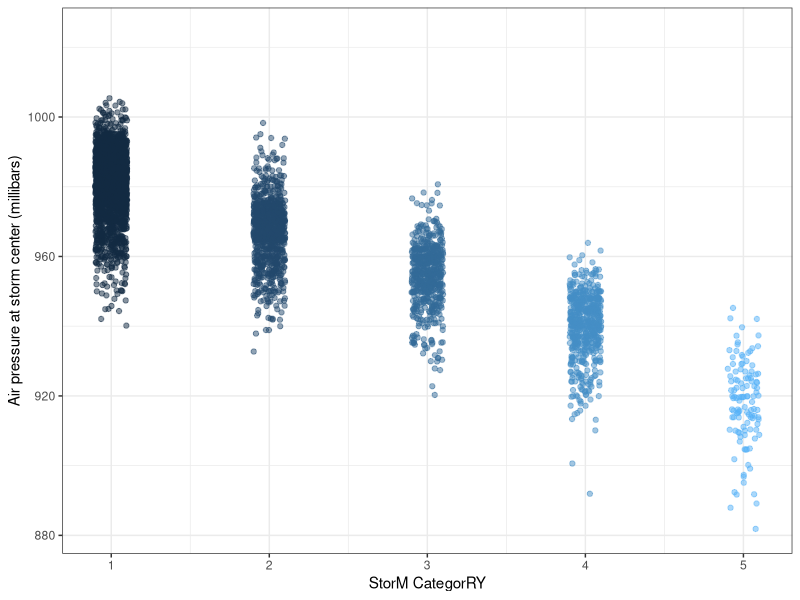

The R script that drew this image:
## ---- chunk 1
knitr::opts_chunk$set(echo = TRUE)
library(tidyverse)
## ---- chunk 2
summary(storms)
## ---- chunk 3
names(storms)
## ---- chunk 4
ggplot(data = storms, aes(x = category, y = pressure)) +
  geom_jitter(width = 0.1, 
              alpha = 0.5,
              aes(color = category),
              show.legend = FALSE) +
  labs(x = "StorM CategorRY", 
       y = "Air pressure at storm center (millibars)"
       ) +
  theme_bw()
